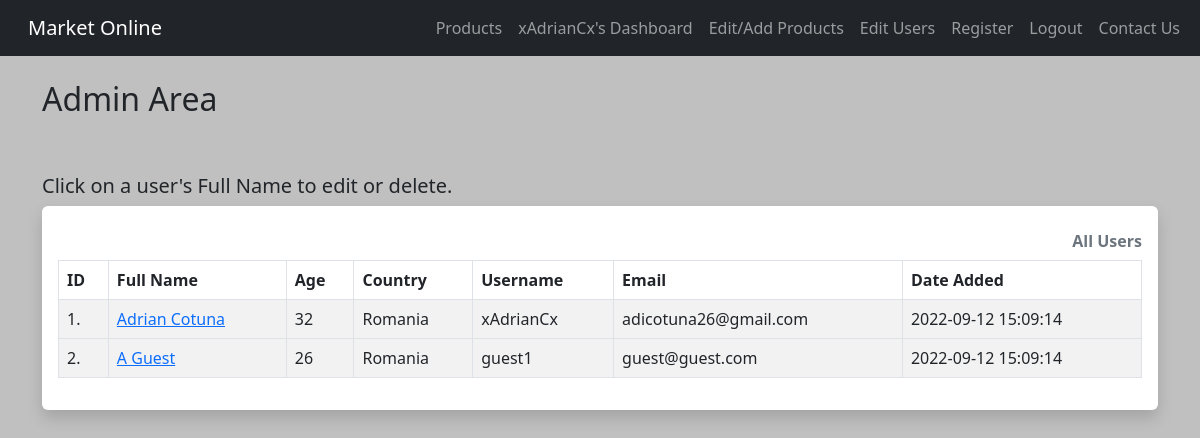
Page /admin (signed in) on the earlier database version.
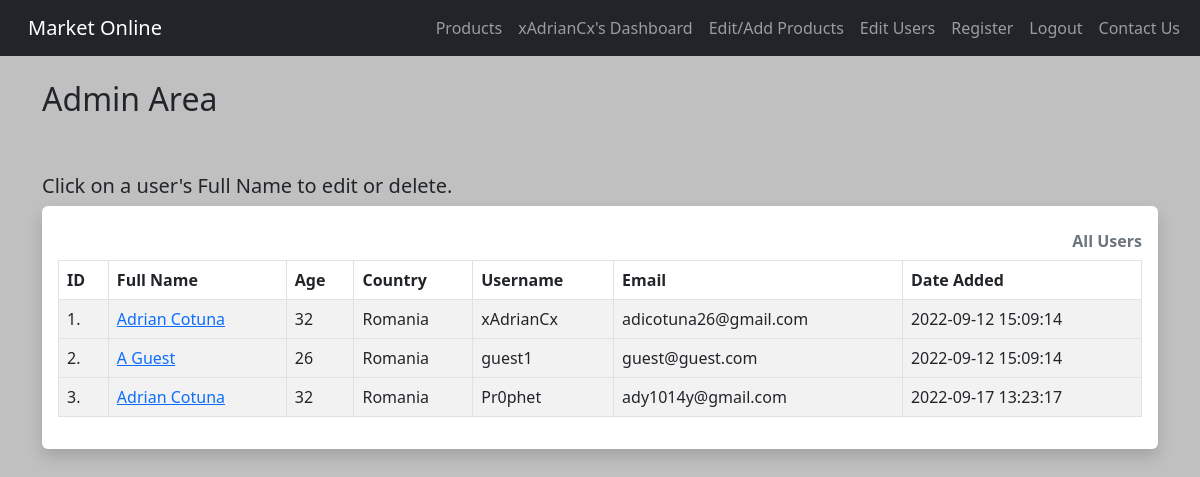
Same page on the later database version.
### app.py (models this page shows)
class Users(UserMixin, db.Model):
    id = db.Column(db.Integer(), primary_key=True)
    full_name = db.Column(db.String(200))
    age = db.Column(db.Integer())
    location = db.Column(db.String())
    username = db.Column(db.String(15), unique=True)
    password = db.Column(db.String(80))
    email = db.Column(db.String(), unique=True)
    date_added = db.Column(db.String())

### app.py (the view)
@app.route("/admin")
@login_required
def admin():
    all_users = Users.query.order_by(Users.date_added)
    id = current_user.id
    if id in [1, 3]:
        return render_template("admin.html",
                               all_users=all_users)
    else:
        flash("Sorry only admins can access admin page.")
        return redirect((url_for("dashboard")))

### app.py (called while the page is built)
@login_manager.user_loader
def load_user(user_id):
    return Users.query.get(int(user_id))

### templates/admin.html
{% extends "base.html" %}
{% block content %}
    <h2>Admin Area</h2>
    <br/><br/>
    <h5>Click on a user's Full Name to edit or delete.</h5>
<div class="shadow p-3 mb-5 bg-body rounded">
    <table class="table caption-top table-hover table-bordered table-striped">
        <caption><strong>All Users</strong></caption>
        <thead>
            <tr>
                <th scope="col">ID</th>
                <th scope="col">Full Name</th>
                <th scope="col">Age</th>
                <th scope="col">Country</th>
                <th scope="col">Username</th>
                <th scope="col">Email</th>
                <th scope="col">Date Added</th>
            </tr>
        </thead>
    {% for user in all_users %}
        <tbody>
            <tr>
                <td>{{ user.id }}.</td>
                <td><a href="{{ url_for('admin_user_edit', id=user.id) }}">{{ user.full_name}}</a></td>
                <td>{{ user.age}}</td>
                <td>{{ user.location}}</td>
                <td>{{ user.username}}</td>
                <td>{{ user.email}}</td>
                <td>{{ user.date_added}}</td>
        <tbody>
        {% endfor %}
      </table>
</div>
{% endblock %}

### templates/base.html (shortened to what this page needs)
<html lang="en">
  <head>
     <link rel="stylesheet" href="https://cdn.jsdelivr.net/npm/bootstrap@5.2.0/dist/css/bootstrap.rtl.min.css">
      <link rel="stylesheet" href="{{ url_for('static', filename='/CSS/style.css') }}">
  </head>
  <body>
    {% include 'navbar.html' %}
    <br/>
    <div class="container">
        {% block content %}
        {% endblock %}
    </div>
  </body>
</html>

### templates/navbar.html (shortened to what this page needs)
<nav class="navbar navbar-expand-lg navbar-dark bg-dark">
  <div class="container-fluid">
    <a class="navbar-brand" href="{{ url_for('index') }}">Market Online</a>
    <div class="collapse navbar-collapse" id="navbarSupportedContent">
      <ul class="navbar-nav me-auto mb-2 mb-lg-0">
        {% if current_user.is_authenticated %}
        {% if current_user.id == 1 %}
          <li class="nav-item">
            <a class="nav-link" href="{{ url_for('user_products') }}">Products</a>
          </li>
          <li class="nav-item">
            <a class="nav-link" href="{{ url_for('dashboard') }}">{{ current_user.username }}'s Dashboard</a>
          </li>
          <li class="nav-item">
            <a class="nav-link" href="{{ url_for('admin_products') }}">Edit/Add Products</a>
          </li>
          <li class="nav-item">
            <a class="nav-link" href="{{ url_for('admin') }}">Edit Users</a>
          </li>
          <li class="nav-item">
          <a class="nav-link" href="{{ url_for('signup') }}">Register</a>
          </li>
          <li class="nav-item">
            <a class="nav-link" href="{{ url_for('logout') }}">Logout</a>
          </li>
          <li class="nav-item">
            <a class="nav-link" href="{{ url_for('contact_us') }}">Contact Us</a>
          </li>
        {% endif %}
        {% endif %}
      </ul>
    </div>
  </div>
</nav>

### static/css/style.css (style rules this page uses)
body { background: silver; }

Differences in the rows shown:
added Users: id "3", full_name "Adrian Cotuna", age "32", location "Romania", username "Pr0phet", email "ady1014y@gmail.com", date_added "2022-09-17 13:23:17"
